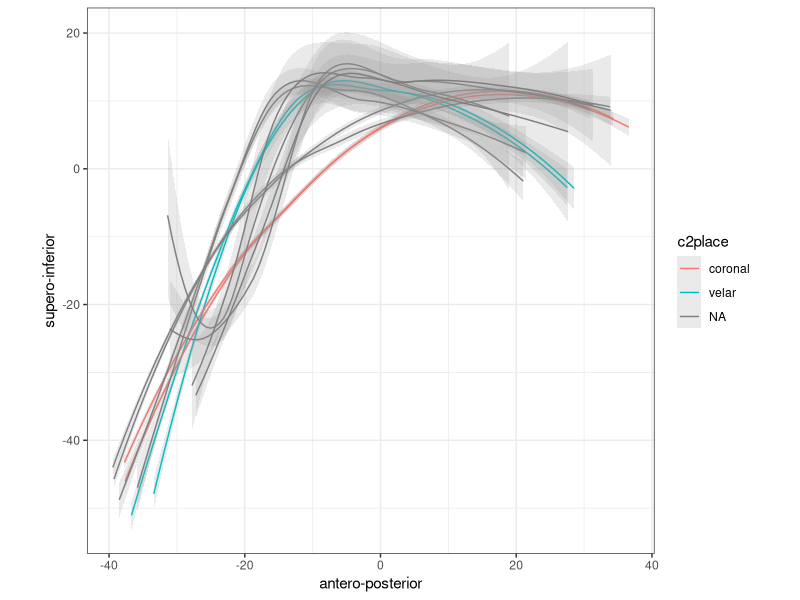
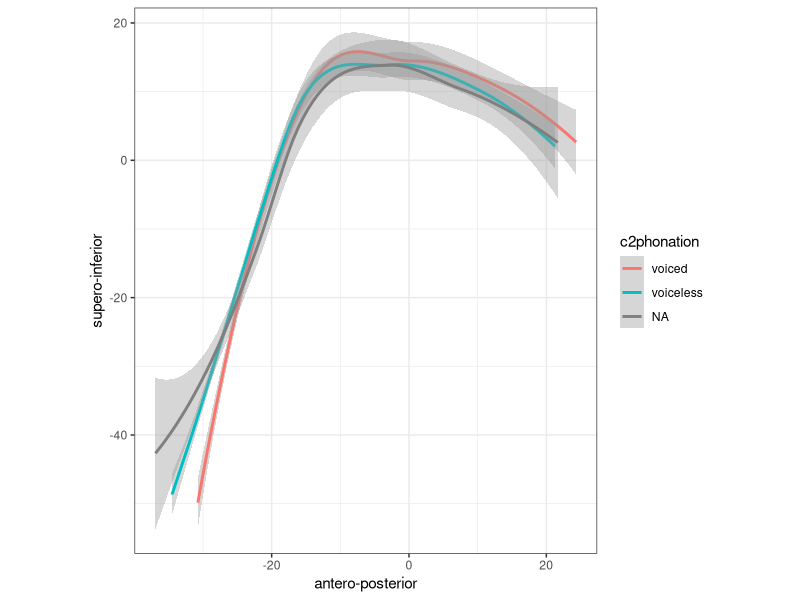
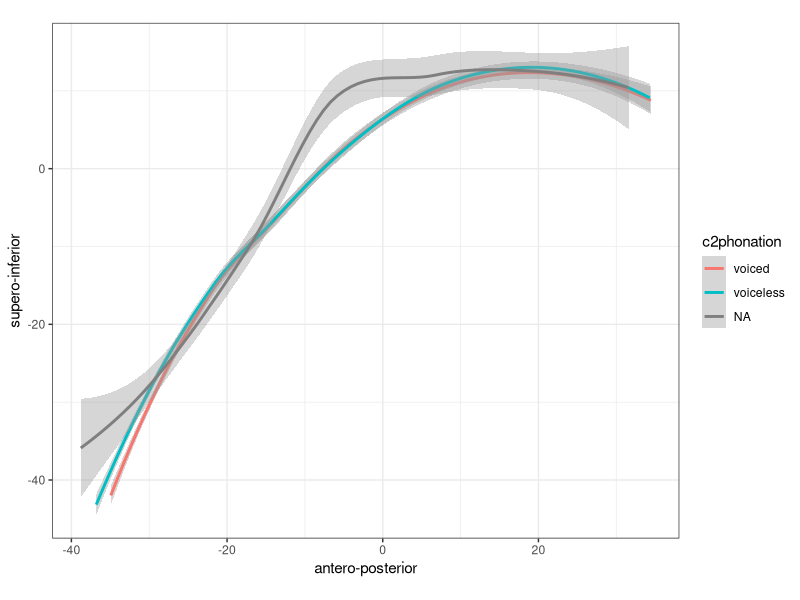

These charts were generated, in order, by the following R code: (Note: this script raises an error after producing the figures.)
## ---- chunk 1
knitr::opts_chunk$set(echo = TRUE)
knitr::opts_knit$set(root.dir=normalizePath("./"))
library(readr)
library(tidyr)
library(dplyr)
library(stringr)
library(ggplot2)
theme_set(theme_bw())
## ---- chunk 2
num.splines <- 42
columns <- c(
    "subject",
    "seconds",
    "rec.date",
    "prompt",
    "label",
    "TD.displacement",
    "TT.displacement",
    "TD.displacement.sm",
    "TD.velocity",
    "TD.velocity.abs",
    "TT.displacement.sm",
    "TT.velocity",
    "TT.velocity.abs",
#   ^^^^^ CHANGE ABOVE ^^^^^
    paste0(rep(c("X", "Y"), num.splines),
            "_",
            rep(1:num.splines, each = 2)
            )
)
## ---- chunk 3
raw.data <- read_delim("./data/SC01-aaa.csv", 
    "\t", escape_double = FALSE,
    col_names = columns,
    na = "*",
    trim_ws = TRUE
    )

rm(num.splines, columns)

raw.data <- unique(raw.data)

stimuli <- read.csv("./data/nonce.csv")
## ---- chunk 4
splines <- raw.data %>%
    gather(spline, coordinate, matches("[XY]_")) %>%
    separate(spline, c("axis", "fan"), convert = TRUE) %>%
    spread(axis, coordinate) %>%
    mutate(word = as.factor(word(prompt, 2))) %>%
    left_join(y = stimuli, by = c("word" = "orth"))
## ---- chunk 5
ggplot(splines, aes(x = X, y = Y, group = word, colour = c2place)) +
    geom_smooth(size = 0.5, alpha = 0.2) +
    coord_fixed(ratio = 1) +
    xlab("antero-posterior") +
    ylab("supero-inferior")
## ---- chunk 6
filter(splines, label == "max_TD") %>%
ggplot(aes(x = X, y = Y, colour = c2phonation)) +
    geom_smooth(method = "loess") +
    coord_fixed(ratio = 1) +
    xlab("antero-posterior") +
    ylab("supero-inferior")
## ---- chunk 7
filter(splines, label == "max_TT") %>%
ggplot(aes(x = X, y = Y, colour = c2phonation)) +
    geom_smooth(method = "loess") +
    coord_fixed(ratio = 1) +
    xlab("antero-posterior") +
    ylab("supero-inferior")
## ---- chunk 8
cons.gestures <- raw.data %>%
    select(subject:label) %>%
    separate(label, c("gesture", "tongue.area")) %>%
    spread(gesture, seconds) %>%
    select(subject:tongue.area, target, max, release) %>%
    mutate(closure = (release - target) * 1000) %>%
    mutate(word = as.factor(word(prompt, 2))) %>%
    left_join(y = stimuli, by = c("word" = "orth"))
## ---- chunk 9
filter(cons.gestures, c2place == "coronal") %>%
ggplot(aes(c2phonation, closure)) +
    geom_violin() +
    geom_boxplot(width=0.2) +
    xlab("phonation of C2") +
    ylab("closure duration (msec)")
